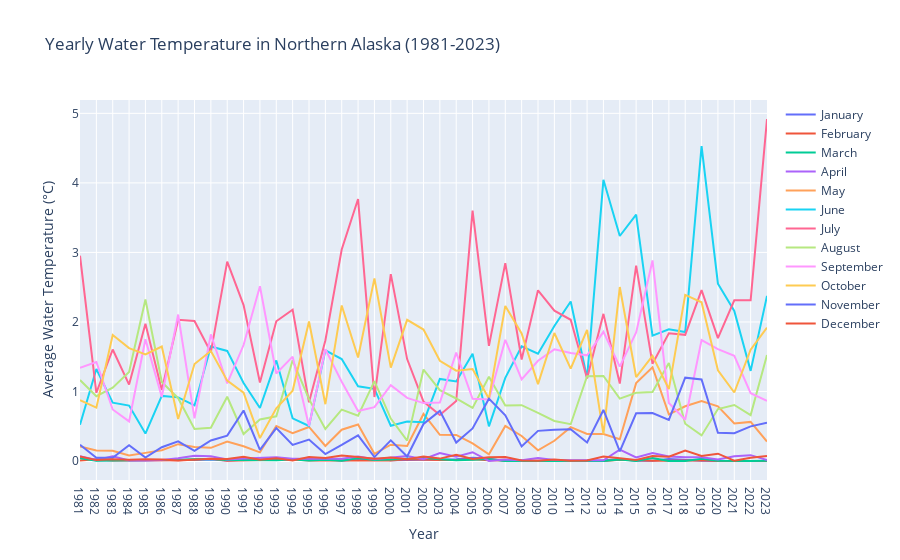

Notebook cell for this chart:
### Markdown cell above
### Changing viewpoint on plot, make x-axis year and lines months

### Code cell
import xarray as xr
import plotly.graph_objects as go
import os
import pandas as pd

# Base directory where the NetCDF files are stored
data_dir = '/Users/casey/Desktop/blue-dot/data/raw'

# Years range from 1981 to 2023
years = list(range(1981, 2024))

# Month names for labeling
month_names = ['January', 'February', 'March', 'April', 'May', 'June', 
               'July', 'August', 'September', 'October', 'November', 'December']

# Initialize DataFrame for water temperature
df_water_temp = pd.DataFrame(index=month_names, columns=years)

# Latitude and longitude bounds for Northern Alaska
lat_bounds = [64, 71]
lon_bounds = [-168, -141]

# Process each file in the directory
for file_name in os.listdir(data_dir):
    if file_name.endswith('.nc4'):
        # Extract year and month from file name
        parts = file_name.split('.')
        date_part = parts[-2]  # Format 'YYYYMM'
        year = int(date_part[:4])
        month = int(date_part[4:6])

        # Skip the year 1980
        if year == 1980:
            continue

        file_path = os.path.join(data_dir, file_name)
        ds = xr.open_dataset(file_path)

        # Extract 'Var_TSKINWTR' for Northern Alaska region
        water_temp = ds['Var_TSKINWTR'].sel(lat=slice(*lat_bounds), lon=slice(*lon_bounds))

        # Compute average water temperature for the month and store in the DataFrame
        df_water_temp.at[month_names[month-1], year] = water_temp.mean().values
        ds.close()

# Create a figure for plotting
fig = go.Figure()

# Add lines for each month
for month in df_water_temp.index:
    fig.add_trace(go.Scatter(x=years, y=df_water_temp.loc[month], mode='lines', name=month))

# Update layout
fig.update_layout(
    title='Yearly Water Temperature in Northern Alaska (1981-2023)',
    xaxis=dict(title='Year', tickmode='array', tickvals=years),
    yaxis=dict(title='Average Water Temperature (°C)'),
    #template='plotly_dark'
)

fig.show()
